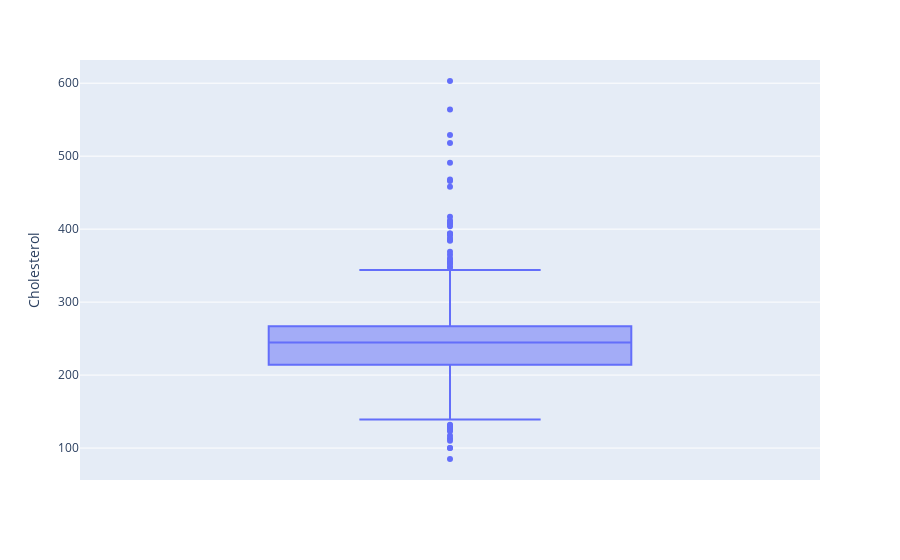

Notebook code for this chart:
### Code cell
px.box(dados2, y="Cholesterol")

### Figure 1 — Plotly figure (JSON) as saved in the notebook; plotly's stock layout.template omitted (floating-point values rounded to 4 significant figures; data arrays with more than 128 entries replaced by an {"elided": "..."} marker saying what was removed)
{"data": [{"alignmentgroup": "True", "hovertemplate": "Cholesterol=%{y}<extra></extra>", "legendgroup": "", "marker": {"color": "#636efa"}, "name": "", "notched": false, "offsetgroup": "", "orientation": "v", "showlegend": false, "type": "box", "x0": " ", "xaxis": "x", "y": {"elided": "917 float values"}, "y0": " ", "yaxis": "y"}], "layout": {"boxmode": "group", "legend": {"tracegroupgap": 0}, "margin": {"t": 60}, "xaxis": {"anchor": "y", "domain": [0, 1]}, "yaxis": {"anchor": "x", "domain": [0, 1], "title": {"text": "Cholesterol"}}}}
